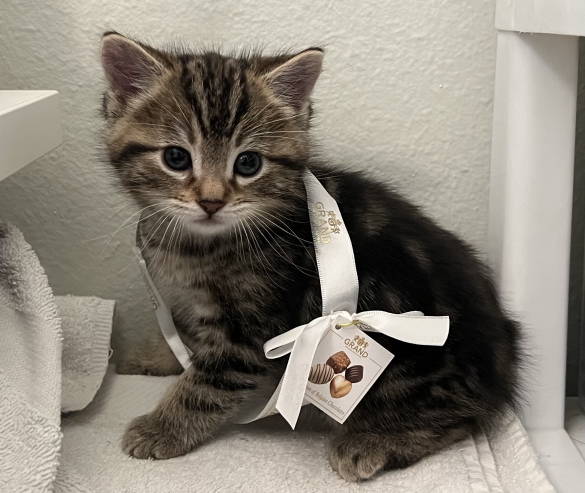
#> input picture demoImages/cutepic1.jpg, 1170 x 985 px, found by its file name (shown at 1/2 size)
$ python read-and-write-pixels.py
#> lines starting #> are read from the running program, lines starting #| are printed output that depends on the picture
import cv2 as cv
import os
import matplotlib.pyplot as plt

def readAndWriteSinglePixel():
    root = os.getcwd()
    imgPath = os.path.join(root,'demoImages\\cutepic1.jpg')
    img = cv.imread(imgPath)
    imgRGB = cv.cvtColor(img, cv.COLOR_BGR2RGB)

    plt.figure()
    plt.imshow(imgRGB)
    plt.show()

    # Read pixel value
    # imgRGB[row-y,col-x]
    eyePixel = imgRGB[312,350]

    # Write pixel value
    imgRGB[312,350] = (255,0,0)

    plt.figure()
    plt.imshow(imgRGB)
    plt.show()
    debug = 1


def readAndWritePixelRegion():
    root = os.getcwd()
    imgPath = os.path.join(root,'demoImages\\cutepic1.jpg')
    img = cv.imread(imgPath)
#> img is the input picture: shape (985, 1170, 3); mean B, G, R 116.9, 127.5, 133.7
    imgRGB = cv.cvtColor(img, cv.COLOR_BGR2RGB)

    plt.figure()
    plt.imshow(imgRGB)
    plt.show()

    eyeRegion = imgRGB[290:340,326:380]
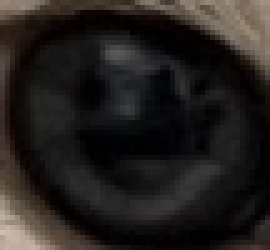
#> eyeRegion: shape (50, 54, 3) (shown 5 times larger); mean R, G, B 35.6, 31.7, 29.5
    dx = 340-290
    dy = 380-326

    debug = 1

    startX = 238
    startY = 411
    imgRGB[startX:startX+dx,startY:startY+dy] = eyeRegion
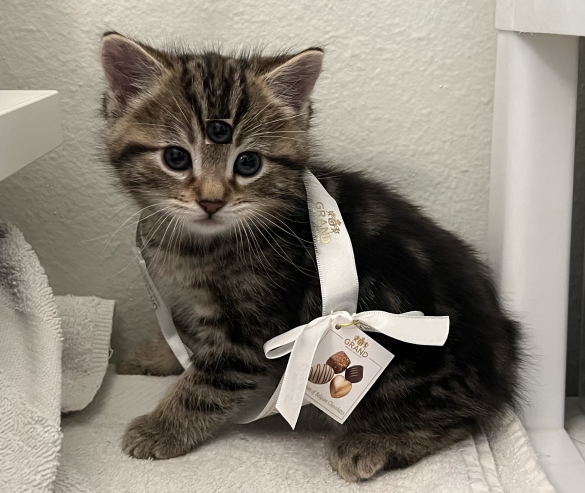
#> imgRGB: shape (985, 1170, 3) (shown at 1/2 size); mean R, G, B 133.7, 127.5, 116.9

    plt.figure()
    plt.imshow(imgRGB)
    plt.show()


if __name__ == '__main__':
    # readAndWriteSinglePixel()
    readAndWritePixelRegion()
